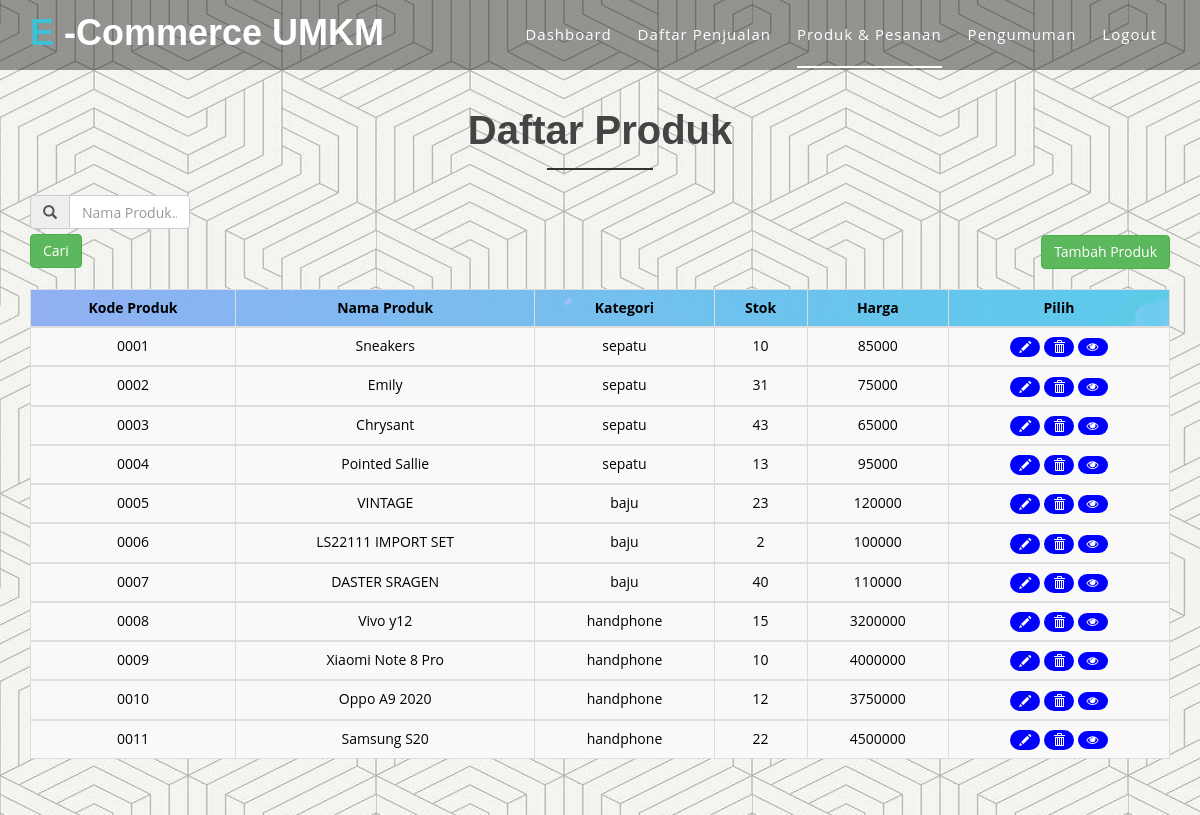
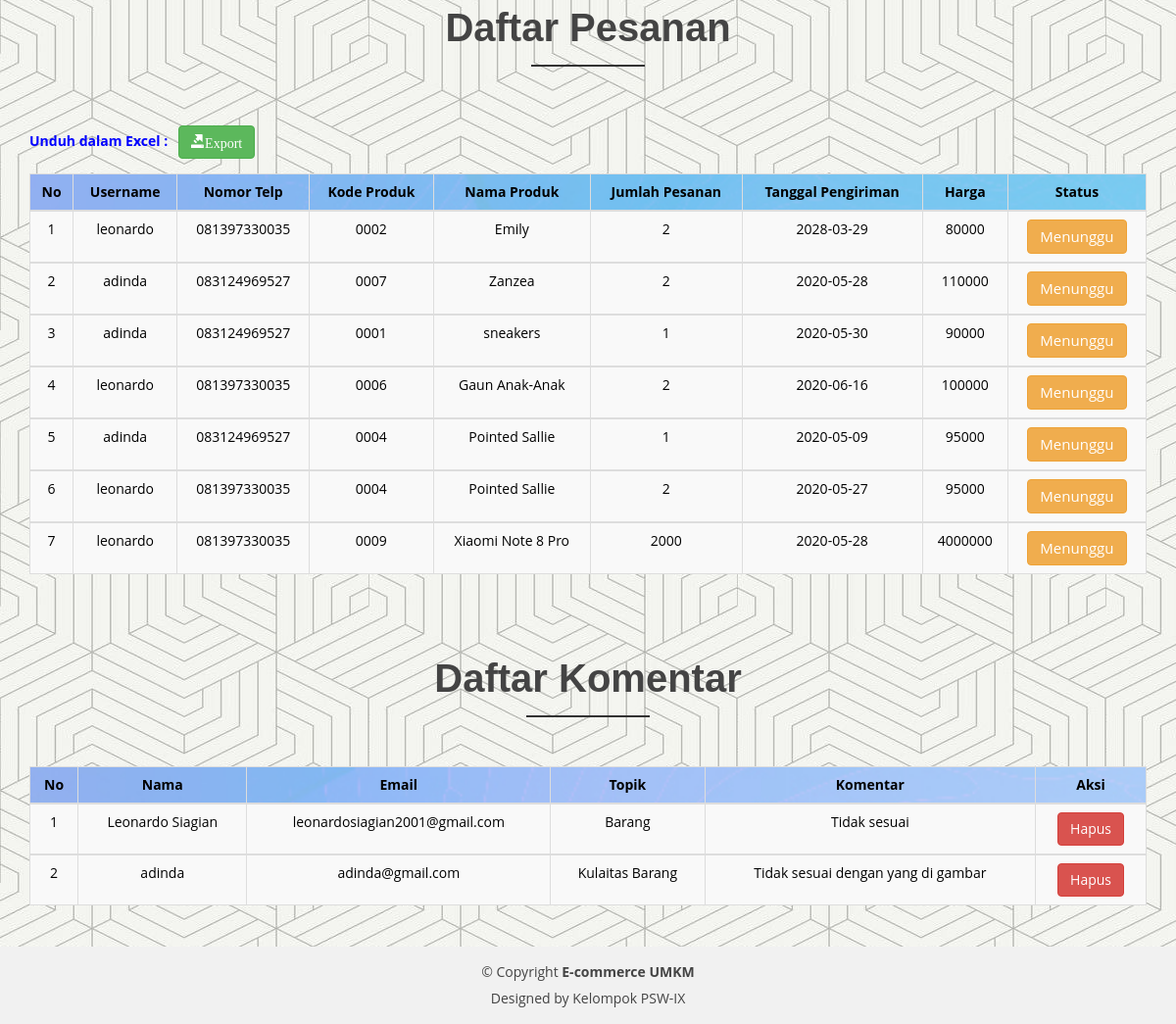
Screenshot of /produk.php (signed in) with the database file from the repository (2 pictures, top to bottom).
### tables this page shows
CREATE TABLE `t_produk` (
  `kode_produk` varchar(100) NOT NULL,
  `nama_produk` varchar(100) NOT NULL,
  `kategori` varchar(100) NOT NULL,
  `stok` int(11) NOT NULL,
  `harga` int(11) NOT NULL
);

CREATE TABLE `t_daftar_pesanan` (
  `id_daftar_pesanan` int(11) NOT NULL,
  `username` varchar(100) NOT NULL,
  `nomor_telepon` varchar(30) NOT NULL,
  `kode_produk` varchar(100) NOT NULL,
  `nama_produk` varchar(100) NOT NULL,
  `jlh_barang_pesanan` int(11) NOT NULL,
  `tgl_pengiriman` varchar(100) NOT NULL,
  `harga` int(15) NOT NULL,
  `status` varchar(250) NOT NULL
);

CREATE TABLE `t_komentar` (
  `id_komentar` int(11) NOT NULL,
  `nama` varchar(100) NOT NULL,
  `email` varchar(100) NOT NULL,
  `topik` varchar(100) NOT NULL,
  `komentar` varchar(500) NOT NULL
);

### koneksi.php (called while the page is built, shortened)
<?php
$db = mysqli_connect('localhost', 'root', '', 'psw2_proyek');
function EksekusiQuery($query)
{
    global $db;
    $result = mysqli_query($db, $query);
    return $result;
}
function getAllpesanan()
{
    $query = "SELECT * FROM t_daftar_pesanan";
    $result = EksekusiQuery($query);
    $data = [];
    while ($pesanan = mysqli_fetch_assoc($result)) {
        $data[] = $pesanan;
    }
    return $data;
}
function getAllProduk()
{
    $query = "SELECT * FROM t_produk";
    $result = EksekusiQuery($query);
    $data = [];
    while ($produk = mysqli_fetch_assoc($result)) {
        $data[] = $produk;
    }
    return $data;
}
function getAllKomentar()
{
    $query = "SELECT * FROM t_komentar";
    $result = EksekusiQuery($query);
    $data = [];
    while ($produk = mysqli_fetch_assoc($result)) {
        $data[] = $produk;
    }
    return $data;
}

### produk.php (the view, shortened to what this page needs)
<?php
    require_once 'koneksi.php';
?>
<!doctype html>
<html lang="en">
<head>
    <link href="lib/bootstrap/css/bootstrap.min.css" rel="stylesheet">
    <link href="lib/bootstrap/css/bootstrap.css" rel="stylesheet">
    <link href="lib/nivo-slider/css/nivo-slider.css" rel="stylesheet">
    <link href="lib/owlcarousel/owl.carousel.css" rel="stylesheet">
    <link href="lib/owlcarousel/owl.transitions.css" rel="stylesheet">
    <link href="lib/font-awesome/css/font-awesome.min.css" rel="stylesheet">
    <link href="lib/animate/animate.min.css" rel="stylesheet">
    <link href="lib/venobox/venobox.css" rel="stylesheet">
    <link href="css/nivo-slider-theme.css" rel="stylesheet">
    <link href="css/style.css" rel="stylesheet">
    <link href="css/responsive.css" rel="stylesheet">
</head>
<body data-spy="scroll" data-target="#navbar-example" style="background : url(img/bg1.jpeg) ;background-repeat: relative;">
    <header>
        <div id="sticker" class="header-area">
            <div class="container">
                <div class="row">
                    <div class="col-md-12 col-sm-12">
                        <nav class="navbar navbar-default">
                        <div class="navbar-header">
                            <a class="navbar-brand page-scroll sticky-logo">
                                <h1>
                                    <span>
                                        E
                                    </span>
                                    -Commerce UMKM
                                </h1>
                            </a>
                        </div>
                        <div class="collapse navbar-collapse main-menu bs-example-navbar-collapse-1" id="navbar-example">
                            <ul class="nav navbar-nav navbar-right">
                                <li>
                                    <a class="page-scroll" href="dashboard.php">Dashboard</a>
                                </li>
                                <li>
                                    <?php
                                        if($_SESSION['admin']) { ?>
                                            <a class="page-scroll" href="beli.php">Daftar Penjualan</a><?php
                                        }
                                        else{?>
                                            <a class="page-scroll" href="beli.php">Beli</a><?php
                                        }
                                    ?>
                                </li>
                                <li class="active">
                                    <?php
                                        if($_SESSION['admin']) { ?>
                                            <a class="page-scroll" href="produk.php">Produk & Pesanan</a><?php
                                        }
                                        else{?>
                                            <a class="page-scroll" href="keranjang.php">Keranjang</a><?php
                                        }
                                    ?>
                                </li>
                                <li>
                                    <a class="page-scroll" href="pengumuman.php">Pengumuman</a>
                                </li>
                                <li>
                                    <a class="page-scroll" href="logout.php">
                                        Logout
                                    </a>
                                </li>
                            </ul>
                        </div>
                    </nav>
                    </div>
                </div>
            </div>
        </div>
    </header>
    <br><br><br><br><br>
    <?php
        $DaftarProduk = getAllProduk();
    ?>
    <div class="row">
        <div class="col-md-12 col-sm-12 col-xs-12">
            <div class="section-headline text-center">
                <h2 style="margin-bottom: 50px">Daftar Produk</h2>
            </div>
        </div>
    </div>
    <section class="blog-page-section spad ">
        <div class="container">
            <div class="col-lg-13">
                <div style="float: left; margin-bottom: -38px">
                    <form action="" method="get" class="col-md-2" style="margin-left: -15px;">
                        <?php if(isset($_GET['carikan'])) : ?>
                            <div class="input-group" style="margin-top: -5px;">
                                <span class="input-group-addon" id="basic-addon1">
                                <i class="glyphicon glyphicon-search"></i>
                                </span>
                                <input type="text" class="form-control" name="pencari" value="<?= $_GET['pencari'] ?>" required="required">
                            </div>
                        <?php else : ?>
                            <div class="input-group" style="margin-top: -5px;">
                                <span class="input-group-addon" id="basic-addon1">
                                <i class="glyphicon glyphicon-search"></i>
                                </span>
                                <input type="text" class="form-control" name="pencari" placeholder="Nama Produk..." required="required">
                            </div>
                        <?php endif; ?>
                        <input style="margin-top: 5px; margin-bottom: 5px" class="btn btn-success" type="submit" name="carikan" value="Cari">
                    </form>
                </div>
            </div>
            <div class="col-lg-13">
                <div style="float: right; margin-bottom: 20px">
                    <a href="tambahproduk.php" class="btn btn-success">
                        Tambah Produk
                    </a>
                </div>
            </div>
            <br>
            <table style="width:100%;text-align:center; color:black; background: url('img/footer.jpg') fixed center no-repeat; background-size: cover" border="1" class="table table-responsive table-bordered table-striped table-hover">
                <tr>
                    <thead>
                        <td><strong>Kode Produk</strong></td>
                        <td><strong>Nama Produk</strong></td>
                        <td><strong>Kategori</strong></td>
                        <td><strong>Stok</strong></td>
                        <td><strong>Harga</strong></td>
                        <td><strong>Pilih</strong></td>
                    </thead>
                </tr>
                <?php foreach($DaftarProduk as $produk){ ?>
                <tr>
                    <tbody>
                        <td><?= $produk['kode_produk']; ?></td>
                        <td><?= $produk['nama_produk'] ?></td>
                        <td><?= $produk['kategori'] ?></td>
                        <td><?= $produk['stok'] ?></td>
                        <td><?= $produk['harga'] ?></td>
                        <td>
                            <a href="ubahproduk.php?id=<?= $produk['kode_produk']; ?>" class="badge badge-success float-right ml-1" onclick="return confirm('Ubah produk anda??')" style="background-color: blue; width: 30px"><i class="glyphicon glyphicon-pencil"></i></a>
                            <a href="hapusproduk.php?id=<?= $produk['kode_produk']; ?>" class="badge badge-danger float-right ml-1" onclick="return confirm('Apakah anda yakin menghapus produk anda??')" style="background-color: blue; width: 30px"><i class="glyphicon glyphicon-trash"></i></a>
                            <a href="detailproduk.php?id=<?= $produk['kode_produk']; ?>" class="badge badge-danger float-right ml-1" style="background-color: blue; width: 30px"><i class="fa fa-eye"></i></a>
                        </td>
                    </tbody>
                </tr>
                <?php
                    }
                ?>
            </table>
        </div>
    </section>
    <br><br>
    <?php
        $DaftarPesanan = getAllpesanan();
    ?>
    <div class="row">
        <div class="col-md-12 col-sm-12 col-xs-12">
            <div class="section-headline text-center">
                <h2 style="margin-bottom: 80px">
                    Daftar Pesanan
                </h2>
            </div>
        </div>
    </div>
    <?php $awal = 1; ?>
    <section class="blog-page-section spad" style="margin-top: -100px">
        <div class="container">
            <br>
                <strong style="color: blue">Unduh dalam Excel :</strong>
                <a href="exportexcel.php" class="btn btn-success" target="_blank"><span class="glyphicon glyphicon-export">Export</span></a>
            <div class="table-responsive">
                <table style="width:100%;text-align:center; color:black; background: url('img/footer.jpg') fixed center no-repeat; background-size: cover" border="1" class="table table-bordered table-striped table-hover">
                    <tr>
                        <thead>
                            <td><strong>No</strong></td>
                            <td><strong>Username</strong></td>
                            <td><strong>Nomor Telp</strong></td>
                            <td><strong>Kode Produk</strong></td>
                            <td><strong>Nama Produk</strong></td>
                            <td><strong>Jumlah Pesanan</strong></td>
                            <td><strong>Tanggal Pengiriman</strong></td>
                            <td><strong>Harga</strong></td>
                            <td><strong>Status</strong></td>
                        </thead>
                    </tr>
                    <?php foreach($DaftarPesanan as $pesanan){ ?>
                    <tr>
                        <tbody>
                            <td><?= ($pesanan['id_daftar_pesanan']-$pesanan['id_daftar_pesanan']) + ($awal++) ?></td>
                            <td><?= $pesanan['username'] ?></td>
                            <td><?= $pesanan['nomor_telepon'] ?></td>
                            <td><?= $pesanan['kode_produk'] ?></td>
                            <td><?= $pesanan['nama_produk'] ?></td>
                            <td><?= $pesanan['jlh_barang_pesanan'] ?></td>
                            <td><?= $pesanan['tgl_pengiriman'] ?></td>
                            <td><?= $pesanan['harga'] ?></td>
                            <td>
                                <?php
                                    if ($pesanan['status'] == 'menunggu'){?>
                                        <a href="prosesbeli.php?id=<?= $pesanan['id_daftar_pesanan'] ?>"><span class="btn btn-warning" style="height: 35px; font-size: 15px">Menunggu</span></a>
                                    <?php }
                                    elseif ($pesanan['status'] == 'setuju') {
                                        echo '<span style="color: green; font-weight: bold" >Disetujui</span>';
                                    } else {
                                        echo '<span style="color: #ff4136; font-weight: bold">Ditolak</span>';
                                    }
                                ?>
                            </td>
                        </tbody>
                    </tr>
                    <?php
                        }
                    ?>
                </table><br>
            </div>
        </div>
    </section>
    <br><br>
    <?php
        $DaftarKomen = getAllKomentar();
    ?>
    <div class="row">
        <div class="col-md-12 col-sm-12 col-xs-12">
            <div class="section-headline text-center">
                <h2>
                    Daftar Komentar
                </h2>
            </div>
        </div>
    </div>
    <?php $no = 0 ?>
    <section class="blog-page-section spad ">
        <div class="container">
            <div class="table-responsive">
                <table style="width:100%;text-align:center; color:black; background: url('img/footer.jpg') fixed center no-repeat; background-size: cover" border="1" class="table table-bordered table-striped table-hover">
                    <tr>
                        <thead>
                            <td><strong>No</strong></td>
                            <td><strong>Nama</strong></td>
                            <td><strong>Email</strong></td>
                            <td><strong>Topik</strong></td>
                            <td><strong>Komentar</strong></td>
                            <td><strong>Aksi</strong></td>
                        </thead>
                    </tr>
                    <?php  foreach($DaftarKomen as $komentar){ ?>
                    <tr>
                        <tbody>
                            <td><?= ++$no ?></td>
                            <td><?= $komentar['nama'] ?></td>
                            <td><?= $komentar['email'] ?></td>
                            <td><?= $komentar['topik'] ?></td>
                            <td><?= $komentar['komentar'] ?></td>
                            <td>
                                <a href="hapuskomen.php?id=<?= $komentar['id_komentar'] ?>" onclick="return confirm('Hapus Komentar??')"><span class="btn btn-danger">Hapus</span></a>
                            </td>
                        </tbody>
                    </tr>
                    <?php
                        }
                    ?>
                </table><br>
            </div>
        </div>
    </section>
    <footer>
        <div class="footer-area-bottom">
            <div class="container">
                <div class="row">
                    <div class="col-md-12 col-sm-12 col-xs-12">
                        <div class="copyright text-center">
                            <p>
                                &copy; Copyright
                                <strong>
                                    E-commerce UMKM
                                </strong>
                            </p>
                        </div>
                        <div class="credits">
                            Designed by Kelompok PSW-IX</a>
                        </div>
                    </div>
                </div>
            </div>
        </div>
    </footer>
</body>
</html>

### rows the page displays
t_produk: kode_produk "0001", nama_produk "Sneakers", kategori "sepatu", stok "10", harga "85000"
t_produk: kode_produk "0002", nama_produk "Emily", kategori "sepatu", stok "31", harga "75000"
t_produk: kode_produk "0003", nama_produk "Chrysant", kategori "sepatu", stok "43", harga "65000"
t_produk: kode_produk "0004", nama_produk "Pointed Sallie", kategori "sepatu", stok "13", harga "95000"
t_produk: kode_produk "0005", nama_produk "VINTAGE", kategori "baju", stok "23", harga "120000"
t_produk: kode_produk "0006", nama_produk "LS22111 IMPORT SET", kategori "baju", stok "2", harga "100000"
t_produk: kode_produk "0007", nama_produk "DASTER SRAGEN", kategori "baju", stok "40", harga "110000"
t_produk: kode_produk "0008", nama_produk "Vivo y12", kategori "handphone", stok "15", harga "3200000"
t_produk: kode_produk "0009", nama_produk "Xiaomi Note 8 Pro", kategori "handphone", stok "10", harga "4000000"
t_produk: kode_produk "0010", nama_produk "Oppo A9 2020", kategori "handphone", stok "12", harga "3750000"
t_produk: kode_produk "0011", nama_produk "Samsung S20", kategori "handphone", stok "22", harga "4500000"
t_daftar_pesanan: id_daftar_pesanan "1", username "leonardo", nomor_telepon "081397330035", kode_produk "0002", nama_produk "Emily", jlh_barang_pesanan "2", tgl_pengiriman "2028-03-29", harga "80000"
t_daftar_pesanan: id_daftar_pesanan "2", username "adinda", nomor_telepon "083124969527", kode_produk "0007", nama_produk "Zanzea", jlh_barang_pesanan "2", tgl_pengiriman "2020-05-28", harga "110000"
t_daftar_pesanan: id_daftar_pesanan "3", username "adinda", nomor_telepon "083124969527", kode_produk "0001", nama_produk "sneakers", jlh_barang_pesanan "1", tgl_pengiriman "2020-05-30", harga "90000"
t_daftar_pesanan: id_daftar_pesanan "4", username "leonardo", nomor_telepon "081397330035", kode_produk "0006", nama_produk "Gaun Anak-Anak", jlh_barang_pesanan "2", tgl_pengiriman "2020-06-16", harga "100000"
t_daftar_pesanan: id_daftar_pesanan "5", username "adinda", nomor_telepon "083124969527", kode_produk "0004", nama_produk "Pointed Sallie", jlh_barang_pesanan "1", tgl_pengiriman "2020-05-09", harga "95000"
t_daftar_pesanan: id_daftar_pesanan "6", username "leonardo", nomor_telepon "081397330035", kode_produk "0004", nama_produk "Pointed Sallie", jlh_barang_pesanan "2", tgl_pengiriman "2020-05-27", harga "95000"
t_daftar_pesanan: id_daftar_pesanan "7", username "leonardo", nomor_telepon "081397330035", kode_produk "0009", nama_produk "Xiaomi Note 8 Pro", jlh_barang_pesanan "2000", tgl_pengiriman "2020-05-28", harga "4000000"
t_komentar: nama "Leonardo Siagian", email "leonardosiagian2001@gmail.com", topik "Barang", komentar "Tidak sesuai"
t_komentar: nama "adinda", email "adinda@gmail.com", topik "Kulaitas Barang", komentar "Tidak sesuai dengan yang di gambar"
